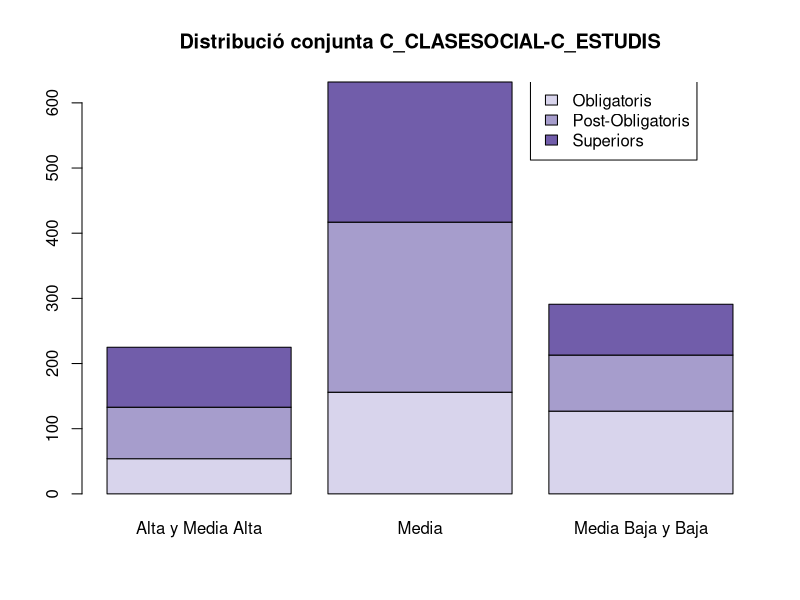
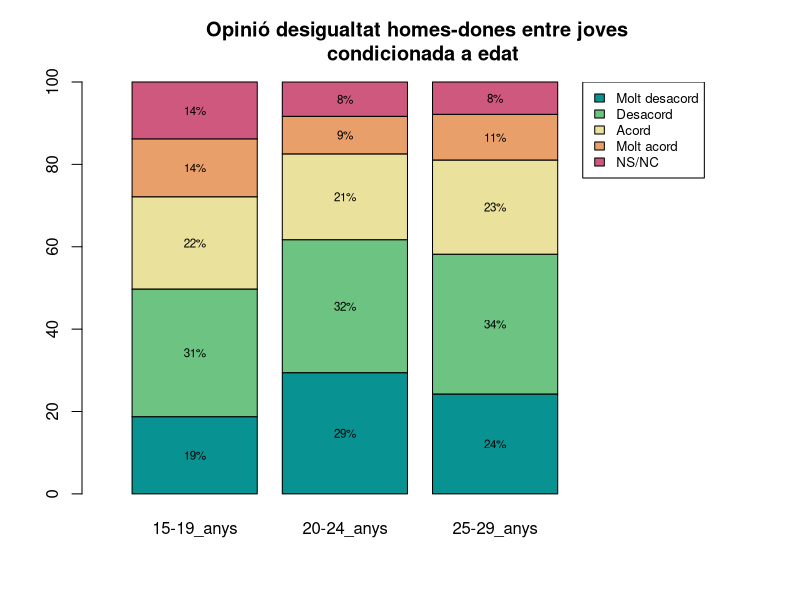
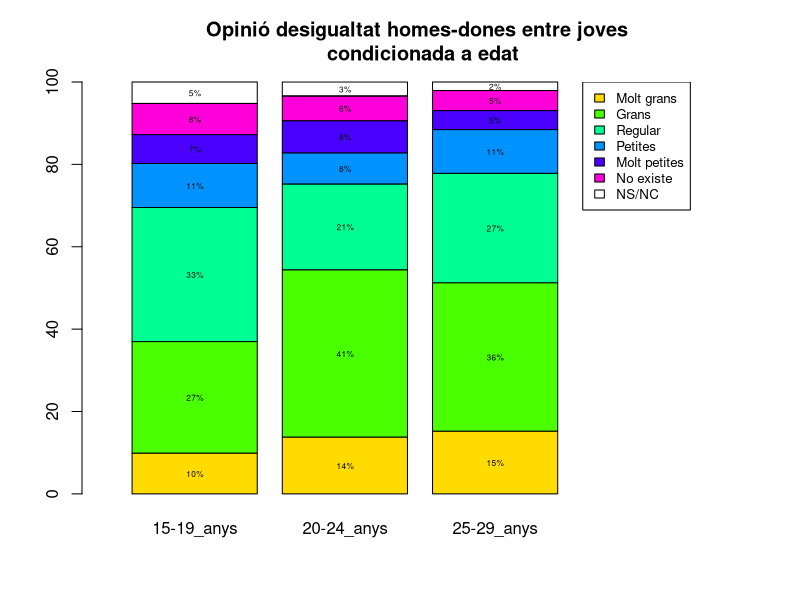
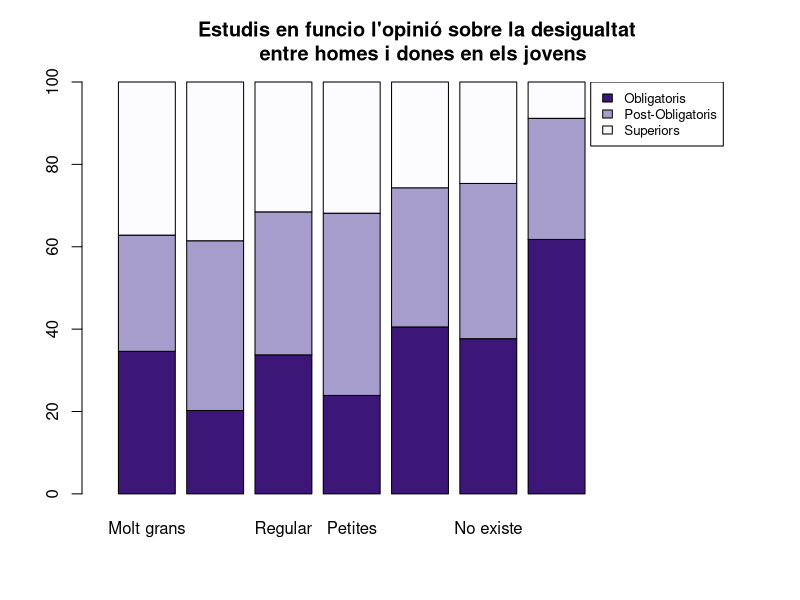
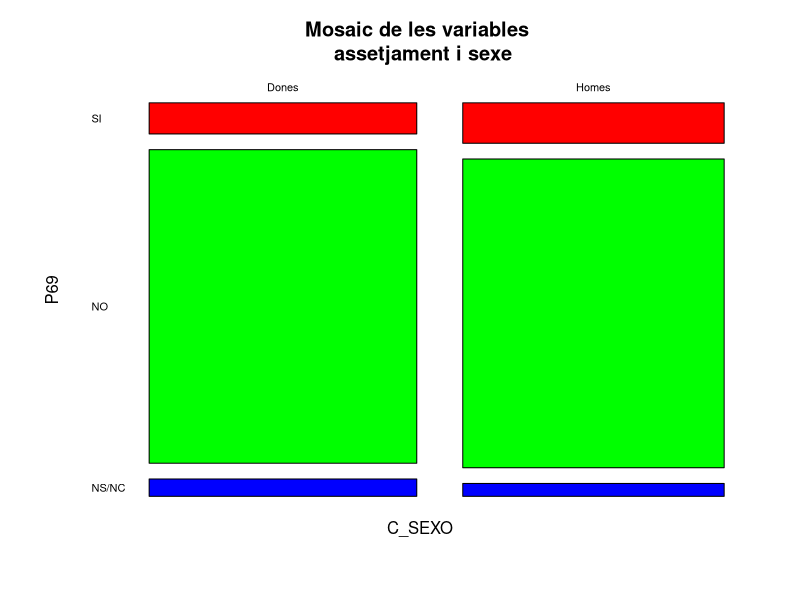

The R script that drew these images, in order:

#Apartat (a)

micro<-read.csv("microdatos.csv",sep=";"); head(micro) 
str(micro)

class(micro$C_ESTUDIOS)
micro$C_ESTUDIOS<-factor(micro$C_ESTUDIOS,levels=c(1,2,3),labels=c("Obligatoris","Post-Obligatoris","Superiors"))

class(micro$C_HABITAT)
micro$C_HABITAT<-factor(micro$C_HABITAT,levels=c(1,2,3),labels=c("Poble","Ciutat mitjana","Ciutat gran"))

attach(micro)
taula<-table(C_HABITAT,C_ESTUDIOS);taula
taula<-round(prop.table(taula)*100,3); taula
taula.perc<-addmargins(taula); taula.perc

##Quin percentatge de la mostra viuen en una gran ciutat (un milió d’habitants o més)?
taula.perc["Ciutat gran","Sum"]

##Quin percentatge de la mostra representa els que tenen estudis postobligatoris?
taula.perc["Sum","Post-Obligatoris"]

##Quin percentatge són residents en grans ciutats i tenen estudis superiors?
taula.perc["Ciutat gran","Superiors"]

##Quin percentatge viuen en un poble o ciutat de menys de 10000 habitants i el seu nivell d’estudis és fins a secundaris obligatoris?
taula.perc["Poble","Obligatoris"]

detach(micro)

#Apartat (b)

micro$C_CLASESOCIAL<-factor(micro$C_CLASESOCIAL,levels=c(1,2,3),labels=c("Alta y Media Alta","Media","Media Baja y Baja"))

attach(micro)
taula1<-table(C_CLASESOCIAL,C_ESTUDIOS); taula1
taula1.cond_f<-addmargins(round(prop.table(taula1,margin=1)*100,2),2); taula1.cond_f
taula1.cond_c<-addmargins(round(prop.table(taula1,margin=2)*100,2),1); taula1.cond_c

## Quin és el nivell d’estudis més freqüent entre els enquestats de classe Alta o Media Alta?
print("El nivell d'estudis més freqüent entre els enquestats de la classe Alta_y_Media_Alta és estudis Superios")

##I entre els de classe Baja o Media Baja?
print("El nivell d'estudis més freqüent entre els enquestats de la classe Baja_o_Media_Baja és estudis Obligatiris")

##Entre els joves amb estudis superiors,quants són de classe mitjana (en percentatges)?
taula1.cond_c["Media","Superiors"]

##Diries que les dues variables són independents?
contingencia<-chisq.test(C_CLASESOCIAL,C_ESTUDIOS)
contingencia$p.value # Un p-valor petit (<0.05) indica que les variables son dependents. En aquest cas, les variables són dependents

##Fes una representació gràfica de la distribució conjunta de les dues variables.
palette(hcl.colors(5,"Purples"))
barplot(t(taula1),main="Distribució conjunta C_CLASESOCIAL-C_ESTUDIS",col=4:2)
legend(2.5,635,c("Obligatoris","Post-Obligatoris","Superiors"),fill=4:2)

detach(micro)

# Apartat (c)

micro$C_SEXO<-factor(micro$C_SEXO,levels=c(1,2),labels=c("Dones","Homes"))
micro$C_EDAD_REC<-factor(micro$C_EDAD_REC,levels=c(1,2,3),labels=c("15-19_anys","20-24_anys","25-29_anys"))

attach(micro)
taula2<-table(C_SEXO,C_EDAD_REC);taula2
taula2.perc<-round(prop.table(taula2)*100,2);taula2.perc
detach(micro)
##Del total de la mostra, quin percentatge representen els homes de 20 a 24 anys?
taula2.perc["Homes","20-24_anys"]

##Quin SEXE dóna més importància a tenir parella? (variableP26)? 
micro$P26<-factor(micro$P26,levels=c(1:5,9), labels=c("Mucho","Bastante","Regular","Poco","Nada","NS/NC"))

attach(micro)
taula3<-table(C_SEXO,P26); taula3
taula3.cond_c<-round(addmargins(prop.table(taula3,margin=2)*100,1),2); taula3.cond_c
taula3.cond_f<-round(addmargins(prop.table(taula3,margin=1)*100,2),2); taula3.cond_f

print("El sexe que més importància dóna a tenir parella són els homes perque dels enquestats, els 54.41% dels que li donen molta importància a tenir parella són els homes")

##Quin percentatge de les dones creu que és molt o bastant important tenir-ne? 
taula3.cond_f["Dones","Mucho"]+taula3.cond_f["Dones","Bastante"]
##I entre els homes?
taula3.cond_f["Homes","Mucho"]+taula3.cond_f["Homes","Bastante"]

detach(micro)

micro$P27<-factor(micro$P27,levels=c(1:5,9),labels=c("Tradicional","Poliamor","Puntals","No relació","Otras","NS/NC"))

attach(micro)
taula4<-table(P27,C_EDAD_REC,C_SEXO);taula4
taula4.cond_f<-round(prop.table(taula4,margin=1)*100,2); taula4.cond_f
taula4.cond_f.total<-addmargins(taula4.cond_f); taula4.cond_f.total

##D’entre els que es decanten per les parelles obertes (poliamor) quin percentatge tenen entre 25 i 29 anys?
taula4.cond_f.total["Poliamor","25-29_anys","Sum"]

##Quin percentatge són dones i quin homes?
taula4.cond_f.total["Poliamor","25-29_anys","Dones"]
taula4.cond_f.total["Poliamor","25-29_anys","Homes"]

detach(micro)

##Entre les afirmacions de les preguntes P31 a P41, 
##amb quina estan més d’acord les noies (grau 7, 8,9 o 10)? I els nois? 
##Amb quina estan més en desacord les noies (graus 0,1,2,3)? I els nois? 

acord<-function(x){
  y<-x[!is.na(x)]
  num.contes<-length(y)
  z<-y[y>=7 & y<=10]
  num.contes_7<-length(z)
  return(round(num.contes_7/num.contes*100,2))
}

desacord<-function(x){
  y<-x[!is.na(x)]
  num.contes<-length(y)
  z<-y[y>=0 & y<=3]
  num.contes_0<-length(z)
  return(round(num.contes_0/num.contes*100,2))
}



micro_noies.31_41<-subset(micro,C_SEXO=="Dones",c("P28x41_31","P28x41_32","P28x41_33","P28x41_34","P28x41_35",
                                            "P28x41_36","P28x41_37","P28x41_38","P28x41_39","P28x41_40","P28x41_41")); head(micro_noies.31_41)

sapply(micro_noies.31_41,acord)
sapply(micro_noies.31_41,desacord)
###En funció de les dades, les preguntes amb les que les 
### noies estàn més d'acord són: P38, P39, P41 on el percentatge 
### de noies més d'acord en realició al total d'enquestades oscila entre el 26% aprox.
### Per altra banda, estàn més desacord amb les preguntes: P32,P33,P34; on més del 70%
### de les noies han enquestades estàn en desacord amb eixes preguntes

micro_nois.31_41<-subset(micro,C_SEXO=="Homes",c("P28x41_31","P28x41_32","P28x41_33","P28x41_34","P28x41_35",
                                                 "P28x41_36","P28x41_37","P28x41_38","P28x41_39","P28x41_40","P28x41_41")); head(micro_nois.31_41)
sapply(micro_nois.31_41,acord)
sapply(micro_nois.31_41,desacord)
###Estan més d'acord amb les preguntes: P38,P39,P40,P41, gairebé com les dones
###Estan mes en desacord amb les preguntes: P31,P32,P33,P34.

## Apartat (d)

micro$P42x47_42<-factor(micro$P42x47_42,levels=c(1,2,3,4,9),labels=c("Molt desacord","Desacord","Acord","Molt acord","NS/NC")); head(micro["P42x47_42"])
micro$P53<-factor(micro$P53,levels=c(1,2,3,4,5,6,9),labels=c("Molt grans","Grans","Regular","Petites","Molt petites","No existe","NS/NC")); head(micro["P53"])

attach(micro)
taula5<-table(C_EDAD_REC,P42x47_42);taula5
taula5.cond_edat<-round(prop.table(t(taula5),margin=2)*100,2); taula5.cond_edat

taula5_P53<-table(P53,C_EDAD_REC);taula5_P53
taula5_P53.cond_edat<-round(prop.table(taula5_P53,margin=2)*100,2); taula5_P53.cond_edat

### Fet amb la P42 (però cre que hi ha una errata i deuria de ser la P53)
palette(hcl.colors(5,"Temps"))
x<-barplot(taula5.cond_edat,main=c("Opinió desigualtat homes-dones entre joves \n condicionada a edat"), xlim=c(0,5), col=1:5)
legend(3.8,100,legend=levels(P42x47_42),fill=1:5,cex=0.8)

etiquetesx<-rep(x,each=5)
etiquetesy<-as.vector(apply(taula5.cond_edat,2,function(x) cumsum(x)-x/2))
etiquetes<-paste(round(taula5.cond_edat),"%",sep="")
text(etiquetesx,etiquetesy,etiquetes,cex=0.7)

###Fet amb la P53 (que és la que sí correspon a la desigualtat entre H-D en els joves)
palette("default")
x<-barplot(taula5_P53.cond_edat,main=c("Opinió desigualtat homes-dones entre joves \n condicionada a edat"), xlim=c(0,5), col=rainbow(7)[2:9])
legend(3.8,100,legend=levels(P53),fill=rainbow(7)[2:9],cex=0.8)

etiquetesx<-rep(x,each=7)
etiquetesy<-as.vector(apply(taula5_P53.cond_edat,2,function(x) cumsum(x)-x/2))
etiquetes<-paste(round(taula5_P53.cond_edat),"%",sep="")
text(etiquetesx,etiquetesy,etiquetes,cex=0.5)

detach(micro)

## Apartat (e)

### Dependència de les variables P53 i C_ESTUDIOS
attach(micro)
contingencia<-chisq.test(P53,C_ESTUDIOS)
contingencia$observed
contingencia$expected
contingencia$p.value
#### Com que el p-valor es més petit que 0.05 açò ens confirma una dependència entre les variables 
palette(hcl.colors(3,"Purples"))
barplot(prop.table(t(contingencia$observed),margin=2)*100, col=1:3,xlim=c(0,11),
        main="Estudis en funcio l'opinió sobre la desigualtat \n entre homes i dones en els jovens")
legend(8.5,100,legend=levels(C_ESTUDIOS),fill=1:3,cex=0.8)

#### La gràfica ens confirma l'afirmació concluïda amb el resultat del p-valor
#### No hi ha dependència, perque en el cas d' hi haure totes les barres dels barplot 
#### deurien ser igual, ie, que la proporció de Estudis en cada una de les contestacións de la desigualtat
#### deuria de ser la mateix.
palette("default")
detach(micro)

## Apartat (f)

micro$P69<-factor(micro$P69,levels=c(1,2,9),labels=c("SI","NO","NS/NC"))

attach(micro)
contingencia.sex_p69<-chisq.test(C_SEXO,P69)
contingencia.sex_p69$observed
contingencia.sex_p69$expected
contingencia.sex_p69$p.value


mosaicplot(contingencia.sex_p69$observed,col=rainbow(3),las=1,off=8,main="Mosaic de les variables \n assetjament i sexe")

#### Apreciem que el p-value es major que 0.2>0.05 i llavors no podem concloure que hi ha dependència entre les variables
#### a més, veiem la representació gràfica podem dir que són varibles amb un cert grau de indepència 
#### encara que s'aprecien diferències, com que entre els que sí han ejercit algún tipus d'assatjamet, la proporció d'homes es major
#### però no hi han grans diferències i per això podem considerarles independents (segons les dades d'aquesta mostra)






